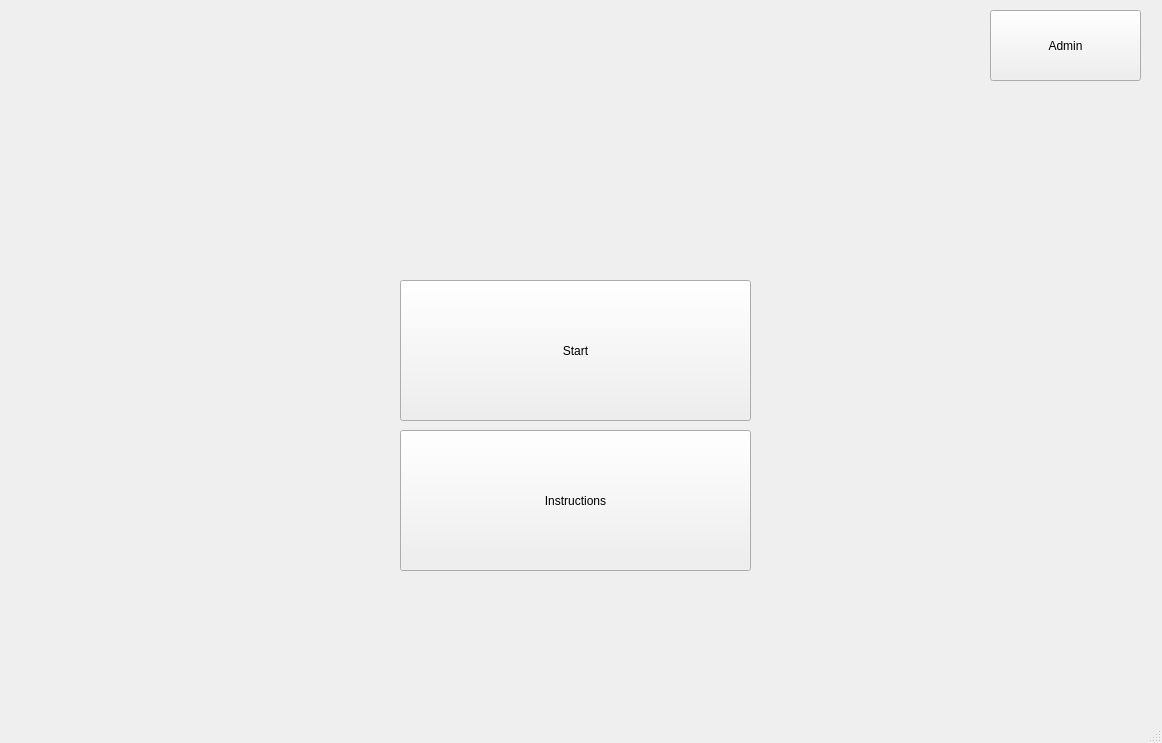
<?xml version="1.0" encoding="UTF-8"?>
<ui version="4.0">
 <class>MainWindow</class>
 <widget class="QMainWindow" name="MainWindow">
  <property name="geometry">
   <rect>
    <x>0</x>
    <y>0</y>
    <width>1162</width>
    <height>743</height>
   </rect>
  </property>
  <property name="windowTitle">
   <string>MainWindow</string>
  </property>
  <property name="autoFillBackground">
   <bool>false</bool>
  </property>
  <property name="styleSheet">
   <string notr="true"/>
  </property>
  <widget class="QWidget" name="centralwidget">
   <property name="autoFillBackground">
    <bool>false</bool>
   </property>
   <property name="styleSheet">
    <string notr="true">#centralwidget {
	
	background-image: url(./statics/background.jpg);
    background-repeat: no-repeat;
    background-position: center;
}</string>
   </property>
   <widget class="QWidget" name="widget" native="true">
    <property name="geometry">
     <rect>
      <x>200</x>
      <y>250</y>
      <width>781</width>
      <height>351</height>
     </rect>
    </property>
    <widget class="QPushButton" name="pushButton">
     <property name="geometry">
      <rect>
       <x>200</x>
       <y>30</y>
       <width>351</width>
       <height>141</height>
      </rect>
     </property>
     <property name="text">
      <string>Start</string>
     </property>
    </widget>
    <widget class="QPushButton" name="pushButton_2">
     <property name="geometry">
      <rect>
       <x>200</x>
       <y>180</y>
       <width>351</width>
       <height>141</height>
      </rect>
     </property>
     <property name="text">
      <string>Instructions</string>
     </property>
    </widget>
   </widget>
   <widget class="QPushButton" name="pushButton_3">
    <property name="geometry">
     <rect>
      <x>990</x>
      <y>10</y>
      <width>151</width>
      <height>71</height>
     </rect>
    </property>
    <property name="text">
     <string>Admin</string>
    </property>
   </widget>
  </widget>
  <widget class="QMenuBar" name="menubar">
   <property name="geometry">
    <rect>
     <x>0</x>
     <y>0</y>
     <width>1162</width>
     <height>33</height>
    </rect>
   </property>
  </widget>
  <widget class="QStatusBar" name="statusbar"/>
 </widget>
 <resources>
  <include location="../statics/images.qrc"/>
 </resources>
 <connections/>
</ui>
